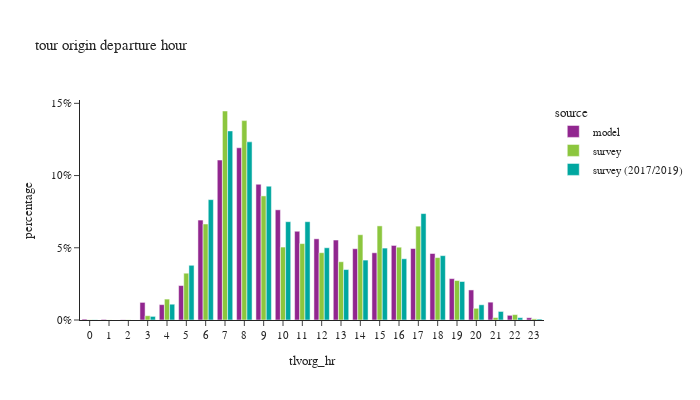

Notebook cell for this chart:
### Code cell
df_plot = df_tour.groupby(['tlvorg_hr','source'])['toexpfac'].agg(sample_count='size', toexpfac='sum').reset_index()
df_plot['percentage'] = df_plot.groupby(['source'], group_keys=False)['toexpfac']. \
    apply(lambda x: x / float(x.sum()))

fig = px.bar(df_plot, x="tlvorg_hr", y="percentage", color="source",
             barmode="group",title="tour origin departure hour",
             hover_data=['toexpfac','sample_count'])
fig.update_layout(height=400, width=700, font=dict(size=11),
                  xaxis = dict(dtick = 1, categoryorder='category ascending'),
                  yaxis=dict(tickformat=".0%"))
fig.show()

### Figure 1 — Plotly figure (JSON) as saved in the notebook; plotly's stock layout.template omitted (floating-point values rounded to 4 significant figures)
{"data": [{"alignmentgroup": "True", "customdata": [[3559, 3559], [2366, 2366], [906, 906], [68700, 68700], [59962, 59962], [134354, 134354], [389890, 389890], [623958, 623958], [671801, 671801], [529578, 529578], [429803, 429803], [346207, 346207], [316684, 316684], [311943, 311943], [278137, 278137], [262237, 262237], [290831, 290831], [278779, 278779], [259408, 259408], [161390, 161390], [117247, 117247], [69579, 69579], [18263, 18263], [8847, 8847]], "hovertemplate": "source=model<br>tlvorg_hr=%{x}<br>percentage=%{y}<br>toexpfac=%{customdata[0]}<br>sample_count=%{customdata[1]}<extra></extra>", "legendgroup": "model", "marker": {"color": "#91268F", "pattern": {"shape": ""}}, "name": "model", "offsetgroup": "model", "orientation": "v", "showlegend": true, "textposition": "auto", "type": "bar", "x": [0, 1, 2, 3, 4, 5, 6, 7, 8, 9, 10, 11, 12, 13, 14, 15, 16, 17, 18, 19, 20, 21, 22, 23], "xaxis": "x", "y": [0.0006317, 0.0004199, 0.0001608, 0.01219, 0.01064, 0.02385, 0.0692, 0.1107, 0.1192, 0.09399, 0.07628, 0.06144, 0.05621, 0.05536, 0.04936, 0.04654, 0.05162, 0.04948, 0.04604, 0.02864, 0.02081, 0.01235, 0.003241, 0.00157], "yaxis": "y"}, {"alignmentgroup": "True", "customdata": [[813.0, 3], [343.5, 2], [618.0, 3], [14930.0, 25], [73100.0, 78], [163600.0, 191], [335700.0, 553], [730800.0, 1232], [697200.0, 1310], [433900.0, 873], [255000.0, 740], [267200.0, 625], [235300.0, 650], [203700.0, 564], [298200.0, 602], [329100.0, 629], [254600.0, 576], [328100.0, 738], [218200.0, 539], [138000.0, 361], [40880.0, 149], [8590.0, 72], [18860.0, 32], [4010.0, 10]], "hovertemplate": "source=survey<br>tlvorg_hr=%{x}<br>percentage=%{y}<br>toexpfac=%{customdata[0]}<br>sample_count=%{customdata[1]}<extra></extra>", "legendgroup": "survey", "marker": {"color": "#8CC63E", "pattern": {"shape": ""}}, "name": "survey", "offsetgroup": "survey", "orientation": "v", "showlegend": true, "textposition": "auto", "type": "bar", "x": [0, 1, 2, 3, 4, 5, 6, 7, 8, 9, 10, 11, 12, 13, 14, 15, 16, 17, 18, 19, 20, 21, 22, 23], "xaxis": "x", "y": [0.000161, 6.8e-05, 0.0001224, 0.002956, 0.01447, 0.0324, 0.06646, 0.1447, 0.138, 0.08592, 0.05049, 0.0529, 0.04659, 0.04033, 0.05903, 0.06515, 0.0504, 0.06496, 0.04321, 0.02732, 0.008095, 0.001701, 0.003733, 0.000794], "yaxis": "y"}, {"alignmentgroup": "True", "customdata": [[818.5, 8], [72.75, 4], [13910.0, 47], [60840.0, 193], [210800.0, 614], [463800.0, 1742], [728600.0, 3462], [686400.0, 3437], [515600.0, 2078], [378800.0, 1390], [378700.0, 1253], [278400.0, 1252], [194400.0, 1004], [230800.0, 927], [277100.0, 1021], [235900.0, 1105], [410000.0, 1314], [248000.0, 1373], [148300.0, 880], [58630.0, 418], [32950.0, 185], [9025.0, 61], [3630.0, 18]], "hovertemplate": "source=survey (2017/2019)<br>tlvorg_hr=%{x}<br>percentage=%{y}<br>toexpfac=%{customdata[0]}<br>sample_count=%{customdata[1]}<extra></extra>", "legendgroup": "survey (2017/2019)", "marker": {"color": "#00A7A0", "pattern": {"shape": ""}}, "name": "survey (2017/2019)", "offsetgroup": "survey (2017/2019)", "orientation": "v", "showlegend": true, "textposition": "auto", "type": "bar", "x": [0, 2, 3, 4, 5, 6, 7, 8, 9, 10, 11, 12, 13, 14, 15, 16, 17, 18, 19, 20, 21, 22, 23], "xaxis": "x", "y": [0.0001471, 1.307e-05, 0.002499, 0.01093, 0.03788, 0.08333, 0.1309, 0.1233, 0.09264, 0.06805, 0.06805, 0.05002, 0.03493, 0.04147, 0.04979, 0.04239, 0.07367, 0.04455, 0.02665, 0.01054, 0.00592, 0.001622, 0.0006522], "yaxis": "y"}], "layout": {"barmode": "group", "font": {"size": 11}, "height": 400, "legend": {"title": {"text": "source"}, "tracegroupgap": 0}, "title": {"text": "tour origin departure hour"}, "width": 700, "xaxis": {"anchor": "y", "categoryorder": "category ascending", "domain": [0, 1], "dtick": 1, "title": {"text": "tlvorg_hr"}}, "yaxis": {"anchor": "x", "domain": [0, 1], "tickformat": ".0%", "title": {"text": "percentage"}}}}
